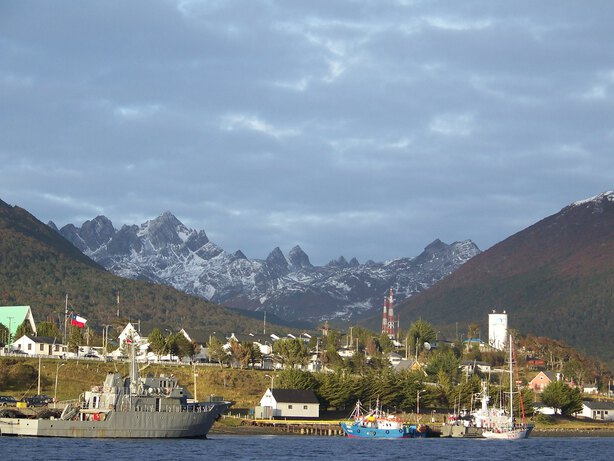
#> input picture Tarea_04/inputs/dientes.jpg, 614 x 461 px
$ python pablo_yanez_t4_parte1_uniforme.py inputs/dientes.jpg
#> lines starting #> are read from the running program, lines starting #| are printed output that depends on the picture
# Libraries
import os
import cv2
import sys
import numpy as np
import matplotlib.pyplot as plt
import numpy.matlib
from pathlib import Path
import scipy.ndimage as ndi
from math import pi


def load_image():
    '''Carga imagen'''

    INPUT_FILE = os.path.join("inputs", "dientes.jpg")
    img = cv2.imread(INPUT_FILE, cv2.IMREAD_GRAYSCALE)
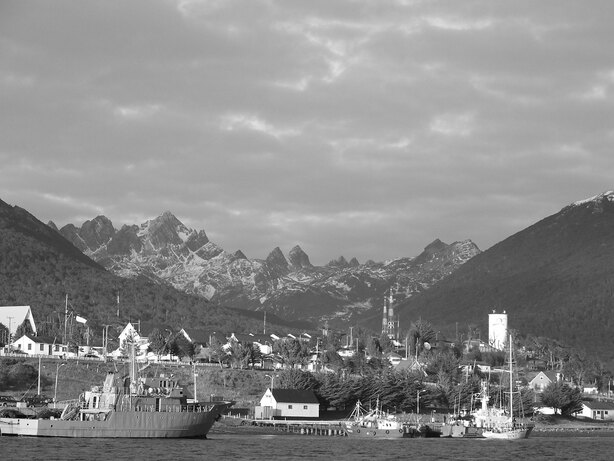
#> img: shape (461, 614); min 0, max 255, mean 137.6
    return img


def load_section():
    '''Carga seccion de interes de la imagen y la normaliza'''
    img = load_image()

    y1 = 20
    y2 = y1 + img.shape[0] - 1
#> y2 = 480
    img = img[:-1, y1:y2]
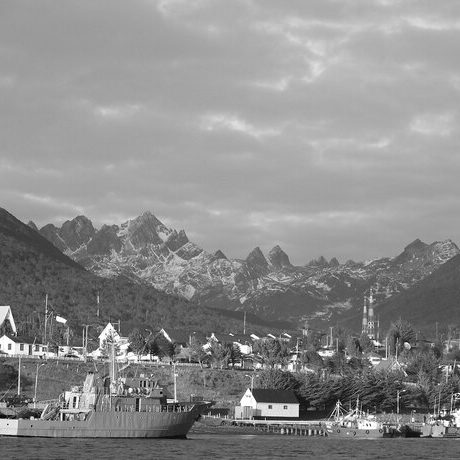
#> img: shape (460, 460); min 0, max 255, mean 140.1

    return img


def main(args):
    '''Main'''

    ########################################################################
    # Directorio de trabajo
    wd = os.path.join("outs", "uniforme")
    Path(wd).mkdir(parents=True, exist_ok=True)

    ########################################################################
    # Carga seccion de imagen
    img = load_section()
    print(img.shape)
#| (460, 460)
    cv2.imshow("Imagen a utilizar", img)

    ########################################################################
    # Histograma Imagen
    counts, bins = np.histogram(img, bins=200, density=True)
#> counts = 200 values, max 0.0381 at index 127, min 3.71e-06 at index 1, mean 0.00392; bins = 201 values from 0 to 255
    plt.figure()
    plt.title("Histograma Imagen")
    plt.hist(bins[:-1], bins, weights=counts)
    plt.savefig(os.path.join(wd, "img_hist.png"))
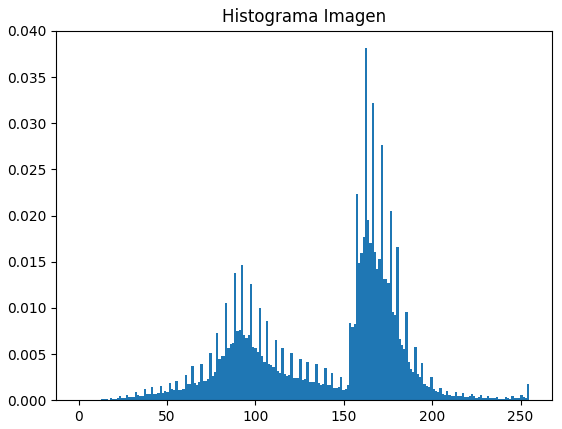
#> figure drawn by matplotlib, 1 panel; tallest bar 0.0381 high, from x = 161.9 to 163.2
    plt.close('all')

    ########################################################################
    # Espectro Imagen
    img_fft = np.fft.fft2(img)
    spectrum = 0.1 * np.log(1 + np.abs(np.fft.fftshift(img_fft)))
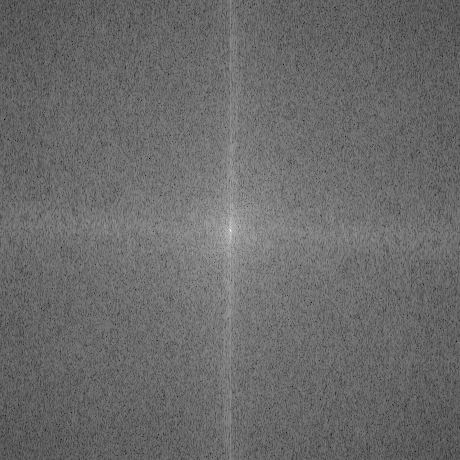
#> spectrum: shape (460, 460) float64; min 0.199, max 1.72, mean 0.837; drawn with min black and max white
    spectrum = cv2.normalize(spectrum, None, 0.0, 1.0, cv2.NORM_MINMAX)

    plt.figure()
    plt.title("Espectro imagen de entrada")
    plt.imshow(spectrum, cmap="gray")
    plt.savefig(os.path.join(wd, "img_spectrum.png"))
    plt.close('all')

    ########################################################################
    # Guarda seccion de imagen
    out_file = os.path.join(wd, "img.jpg")
    cv2.imwrite(out_file, img)

    ########################################################################
    # Agregar ruido
    img_norm = cv2.normalize(
        img.astype('float'),
        None,
        0.0,
        1.0,
        cv2.NORM_MINMAX)

    noisy_imgs = dict()

    for b in [40, 60, 150]:
        noise = np.random.uniform(low=10/255, high=b/255, size=img.shape)
        noisy = cv2.normalize((noise + img_norm), None, 0.0, 255.0, cv2.NORM_MINMAX)
        noisy = np.uint8(noisy)

        cv2.imshow(f"Imagen con ruido uniforme - b = {b}", noisy)
        out_file = os.path.join(wd, f"noisy_b{str(b).zfill(3)}.jpg")
        cv2.imwrite(out_file, noisy)
        noisy_imgs[b] = noisy
#> after the loop, noisy_imgs = 3 items

    ########################################################################
    # Filtrado
    # for i in range(5, 6):
    i = 5
    for var_n in [0.001, 0.003, 0.005, 0.01, 0.025, 0.03, 0.4]:
        def filtro_ruido_local(A):
            """Codigo entregado en clase"""
            var_N = var_n  # varianza estimada
            B = A.flatten()
            n = len(B)
            var_L = np.var(B)  # varianza en la mascara

            mu = np.mean(B)
            g = B[np.uint8(n/2)]
            f = g - (var_N/var_L)*(g-mu)
            return f

        for b, noisy in noisy_imgs.items():
            print(f"Filtrando imagen {b}")

            noisy_norm = cv2.normalize(noisy.astype('float'), None, 0.0, 1.0, cv2.NORM_MINMAX)

            img = ndi.generic_filter(noisy_norm, filtro_ruido_local, [i, i])
            img = cv2.normalize(img, None, 0.0, 255.0, cv2.NORM_MINMAX)
            img = np.uint8(img)

            out_file = os.path.join(wd, f"filtered_{str(b).zfill(3)}_{str(var_n).zfill(5)}.jpg")
            cv2.imwrite(out_file, img)

    cv2.waitKey(0)


if __name__ == '__main__':
#> (the run stopped early here; a loop or call above may not have finished)
